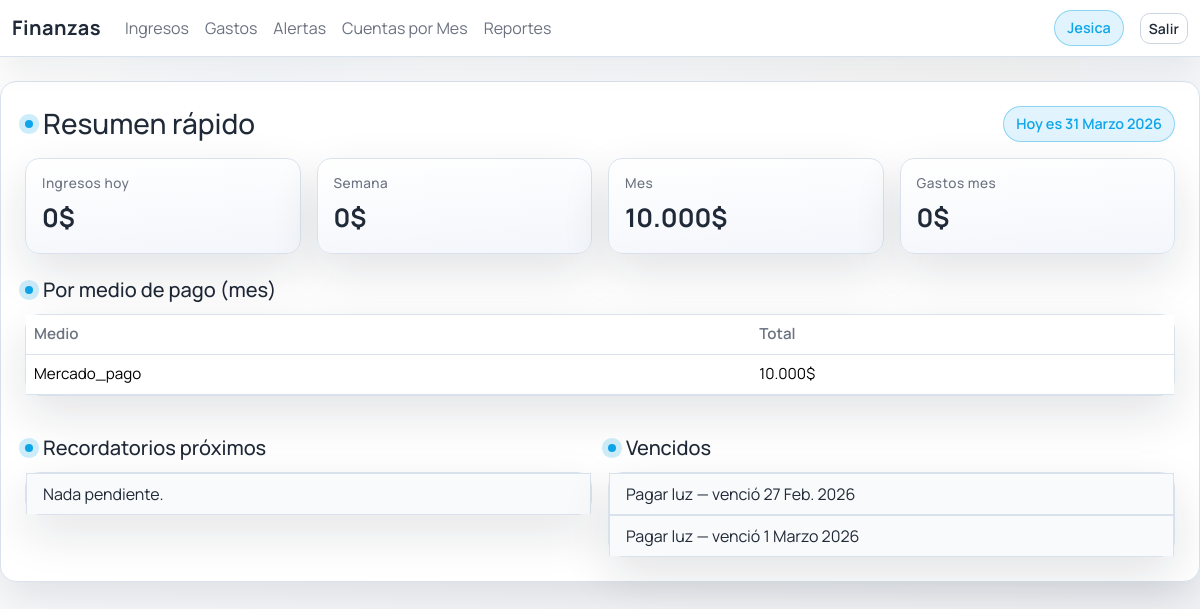
The app's page / (signed in) with its own data.
### core/models.py (models this page shows, shortened)
class ServiceReminder(models.Model):
	title = models.CharField(max_length=100)
	service_type = models.CharField(max_length=32, choices=ExpenseType.choices, default=ExpenseType.OTRO)
	due_date = models.DateField()
	amount = models.DecimalField(max_digits=12, decimal_places=2, default=Decimal("0"))
	phone_number = models.CharField(max_length=32, help_text="Número en formato internacional +54..." )
	notified_at = models.DateTimeField(blank=True, null=True)
	active = models.BooleanField(default=True)
	class Meta:
		ordering = ["due_date", "service_type"]

### core/views.py (the view)
# urls.py: path('', views.DashboardView.as_view(), name='dashboard'),
class DashboardView(LoginRequiredMixin, View):
    template_name = "dashboard.html"
    def get(self, request):
        today = timezone.localdate()
        send_due_soon_reminders()
        start_week = today - timedelta(days=today.weekday())
        start_month = today.replace(day=1)
        today_total = Income.objects.filter(date=today).aggregate(total=Sum("amount"))["total"] or 0
        week_total = Income.objects.filter(date__gte=start_week).aggregate(total=Sum("amount"))["total"] or 0
        month_total = Income.objects.filter(date__gte=start_month).aggregate(total=Sum("amount"))["total"] or 0
        expenses_month = Expense.objects.filter(date__gte=start_month).aggregate(total=Sum("amount"))["total"] or 0
        by_method = Income.objects.filter(date__gte=start_month).values("payment_method").annotate(total=Sum("amount"))
        pending_reminders = ServiceReminder.objects.filter(active=True, due_date__gte=today).order_by("due_date")[:5]
        due_soon_count = ServiceReminder.objects.filter(active=True, due_date__range=(today, today + timedelta(days=3))).count()
        overdue_reminders = ServiceReminder.objects.filter(active=True, due_date__lt=today)[:5]
        context = {
            "today_total": today_total,
            "week_total": week_total,
            "month_total": month_total,
            "expenses_month": expenses_month,
            "by_method": by_method,
            "pending_reminders": pending_reminders,
            "due_soon_count": due_soon_count,
            "overdue_reminders": overdue_reminders,
            "today": today,
            "is_receptionist": is_receptionist(request.user),
        }
        return render(request, self.template_name, context)

### core/services/reminders.py (called while the page is built)
def send_due_soon_reminders(reminders=None) -> int:
    today = timezone.localdate()
    window_end = today + timedelta(days=3)
    queryset = reminders if reminders is not None else ServiceReminder.objects.all()
    due_soon = queryset.filter(
        active=True,
        due_date__range=(today, window_end),
        notified_at__isnull=True,
    ).order_by("due_date")
    client = WhatsappClient()
    sent_count = 0
    for reminder in due_soon:
        if client.send_reminder(reminder):
            sent_count += 1
    return sent_count

### core/templatetags/money.py (called while the page is built)
@register.filter
def money(value):
    try:
        amount = Decimal(str(value or 0))
    except (InvalidOperation, TypeError, ValueError):
        return "0$"
    sign = "-" if amount < 0 else ""
    amount = abs(amount).quantize(Decimal("0.01"))
    integer_part = int(amount)
    decimal_part = int((amount - integer_part) * 100)
    integer_text = f"{integer_part:,}".replace(",", ".")
    if decimal_part:
        return f"{sign}{integer_text},{decimal_part:02d}$"
    return f"{sign}{integer_text}$"

### core/templatetags/roles.py (called while the page is built)
@register.filter
def es_admin(user):
    if not user or not user.is_authenticated:
        return False
    return user.is_staff or user.is_superuser or user.groups.filter(name__iexact="administrador").exists()

### core/views.py (called while the page is built)
def is_receptionist(user) -> bool:
    return user.groups.filter(name__iexact="recepcionista").exists() and not is_admin(user)

### templates/dashboard.html (shortened to what this page needs)
{% extends 'base.html' %}
{% load money %}
{% block content %}
{% if is_receptionist %}
<div class="d-flex align-items-center justify-content-between mb-3">
    <div class="section-title mb-0"><span class="dot"></span><h1 class="h3 mb-0">Accesos rápidos</h1></div>
    <span class="stat-pill">Hoy es {{ today }}</span>
</div>
<div class="card card-elevated fade-in">
    <div class="card-body d-flex flex-column flex-md-row align-items-start align-items-md-center justify-content-between gap-3">
        <div>
            <h5 class="mb-1">Registrar vale</h5>
            <p class="mb-0 text-muted">Carga un vale de egreso rápidamente.</p>
        </div>
        <div class="d-flex gap-2">
            <a class="btn btn-warning" href="/gastos/vale/">Registrar vale</a>
            <a class="btn btn-outline-light" href="/ingresos/nuevo/">Nuevo ingreso</a>
        </div>
    </div>
</div>
{% else %}
<div class="d-flex align-items-center justify-content-between mb-3">
    <div class="section-title mb-0"><span class="dot"></span><h1 class="h3 mb-0">Resumen rápido</h1></div>
    <div class="d-flex gap-2 align-items-center">
        <span class="stat-pill">Hoy es {{ today }}</span>
    </div>
</div>
<div class="row g-3">
    <div class="col-md-3">
        <div class="card card-elevated metric-card fade-in">
            <div class="card-body">
                <h6>Ingresos hoy</h6>
                <strong>{{ today_total|money }}</strong>
            </div>
        </div>
    </div>
    <div class="col-md-3">
        <div class="card card-elevated metric-card fade-in delay-1">
            <div class="card-body">
                <h6>Semana</h6>
                <strong>{{ week_total|money }}</strong>
            </div>
        </div>
    </div>
    <div class="col-md-3">
        <div class="card card-elevated metric-card fade-in delay-2">
            <div class="card-body">
                <h6>Mes</h6>
                <strong>{{ month_total|money }}</strong>
            </div>
        </div>
    </div>
    <div class="col-md-3">
        <div class="card card-elevated metric-card fade-in delay-3">
            <div class="card-body">
                <h6>Gastos mes</h6>
                <strong>{{ expenses_month|money }}</strong>
            </div>
        </div>
    </div>
</div>
<div class="mt-4">
    <div class="section-title"><span class="dot"></span><h3 class="h5 mb-0">Por medio de pago (mes)</h3></div>
    <div class="card card-elevated fade-in">
        <div class="card-body p-0 table-responsive">
            <table class="table table-modern table-mobile mb-0">
                <thead><tr><th>Medio</th><th>Total</th></tr></thead>
                <tbody>
                {% for item in by_method %}
                    <tr><td data-label="Medio">{{ item.payment_method|capfirst }}</td><td data-label="Total">{{ item.total|money }}</td></tr>
                {% empty %}
                    <tr><td colspan="2">Sin datos aún.</td></tr>
                {% endfor %}
                </tbody>
            </table>
        </div>
    </div>
</div>
<div class="row mt-4 g-3">
    <div class="col-md-6">
        <div class="section-title"><span class="dot"></span><h4 class="h5 mb-0">Recordatorios próximos</h4></div>
        <div class="card card-elevated fade-in">
            <div class="card-body p-0">
                <ul class="list-group list-group-modern list-group-flush">
                    {% for r in pending_reminders %}
                        <li class="list-group-item d-flex justify-content-between align-items-center">
                            <span>{{ r.title }} — vence {{ r.due_date }}</span>
                            {% if r.is_due_soon %}
                                <span class="badge bg-danger">Vence pronto</span>
                            {% else %}
                                <span class="badge bg-success">{{ r.amount|money }}</span>
                            {% endif %}
                        </li>
                    {% empty %}
                        <li class="list-group-item">Nada pendiente.</li>
                    {% endfor %}
                </ul>
            </div>
        </div>
    </div>
    <div class="col-md-6">
        <div class="section-title"><span class="dot"></span><h4 class="h5 mb-0">Vencidos</h4></div>
        <div class="card card-elevated fade-in">
            <div class="card-body p-0">
                <ul class="list-group list-group-modern list-group-flush">
                    {% for r in overdue_reminders %}
                        <li class="list-group-item list-group-item-warning">{{ r.title }} — venció {{ r.due_date }}</li>
                    {% empty %}
                        <li class="list-group-item">Sin vencidos.</li>
                    {% endfor %}
                </ul>
            </div>
        </div>
    </div>
</div>
{% endif %}
{% endblock %}

### templates/base.html (shortened to what this page needs)
{% load static %}
{% load roles %}
<!doctype html>
<html lang="es">
<head>
    <link href="https://cdn.jsdelivr.net/npm/bootstrap@5.3.3/dist/css/bootstrap.min.css" rel="stylesheet">
    <link href="{% static 'css/app.css' %}" rel="stylesheet">
</head>
<body class="app-body">
<nav class="navbar navbar-expand-lg navbar-light glass-nav mb-4">
    <div class="container-fluid">
        {% if request.user.is_authenticated %}
        <a class="navbar-brand" href="/">Finanzas</a>
        {% else %}
        <a class="navbar-brand" href="/">ZEIT</a>
        {% endif %}
        <div class="collapse navbar-collapse" id="navbarNav">
            <ul class="navbar-nav me-auto">
                {% if request.user.is_authenticated %}
                    <li class="nav-item"><a class="nav-link" href="/ingresos/">Ingresos</a></li>
                    {% if request.user|es_admin %}
                        <li class="nav-item"><a class="nav-link" href="/gastos/">Gastos</a></li>
                        <li class="nav-item"><a class="nav-link" href="/alertas/">Alertas</a></li>
                        <li class="nav-item"><a class="nav-link" href="/cuentas-mes/">Cuentas por Mes</a></li>
                        <li class="nav-item"><a class="nav-link" href="/reportes/">Reportes</a></li>
                    {% elif request.user|es_recepcionista %}
                        <li class="nav-item"><a class="nav-link" href="/gastos/vale/">Egreso</a></li>
                    {% endif %}
                {% endif %}
            </ul>
            {% if request.user.is_authenticated %}
            <span class="navbar-text me-3 stat-pill">{{ request.user.first_name|default:request.user.username }}</span>
            <a class="btn btn-outline-light btn-sm" href="/accounts/logout/">Salir</a>
            {% endif %}
        </div>
    </div>
</nav>
<div class="container-fluid content-shell fade-in px-3 px-md-4">
    {% block content %}{% endblock %}
</div>
</body>
</html>

### static/css/app.css (style rules this page uses)
:root { --bg: #f6f7fb; --bg-muted: #eef1f6; --surface: #ffffff; --surface-strong: #f3f6fb; --accent: #0ea5e9; --accent-2: #f59e0b; --text: #1f2937; --text-muted: #6b7280; --border: #d9e2ec; --shadow: 0 18px 48px rgba(15, 23, 42, 0.12); }
* { box-sizing: border-box; }
body.app-body { font-family: 'Manrope', 'Segoe UI', sans-serif; background: linear-gradient(135deg, rgba(255, 255, 255, 0.78), rgba(238, 241, 246, 0.82)), url('../img/remiseria-logo.png'), radial-gradient(circle at 20% 20%, rgba(14, 165, 233, 0.12), transparent 28%), radial-gradient(circle at 80% 0%, rgba(245, 158, 11, 0.1), transparent 32%); background-repeat: no-repeat, no-repeat, no-repeat, no-repeat; background-size: cover, 520px, 50%, 50%; background-position: center center, center 18%, 20% 15%, 80% 5%; color: var(--text); min-height: 100vh; padding-bottom: 32px; }
.navbar.glass-nav { position: sticky; top: 0; z-index: 1030; background: rgba(255, 255, 255, 0.95); backdrop-filter: blur(10px); border-bottom: 1px solid var(--border); box-shadow: 0 10px 30px rgba(15, 23, 42, 0.08); }
.navbar-brand { font-weight: 700; letter-spacing: 0.5px; color: var(--text); }
.nav-link { color: var(--text-muted); transition: color 0.2s ease, transform 0.2s ease; }
.content-shell { background: var(--surface); border: 1px solid var(--border); border-radius: 16px; box-shadow: var(--shadow); padding: 24px; max-width: 1200px; margin: 0 auto 24px; }
.card-elevated { background: linear-gradient(175deg, var(--surface), var(--surface-strong)); border: 1px solid var(--border); color: var(--text); border-radius: 14px; box-shadow: var(--shadow); }
.metric-card h6 { color: var(--text-muted); letter-spacing: 0.5px; font-size: 0.85rem; }
.metric-card strong { font-size: 1.6rem; color: var(--text); }
.section-title { display: flex; align-items: center; gap: 10px; color: var(--text); margin-bottom: 12px; }
.section-title .dot { width: 8px; height: 8px; border-radius: 50%; background: var(--accent); box-shadow: 0 0 0 6px rgba(14, 165, 233, 0.2); }
.table-modern { color: var(--text); }
.table-modern th { color: var(--text-muted); font-weight: 600; border-bottom: 1px solid var(--border); }
.table-modern td { border-color: var(--border); }
table.table-modern { font-size: 0.95rem; }
.list-group-modern .list-group-item { background: #f9fafb; border: 1px solid var(--border); color: var(--text); }
.btn { border-radius: 10px; font-weight: 600; letter-spacing: 0.1px; }
.btn-outline-light { color: #1f2937; border-color: #cbd5e1; background-color: #ffffff; }
.fade-in { opacity: 0; transform: translateY(12px); animation: fadeInUp 0.7s ease forwards; }
.fade-in.delay-1 { animation-delay: 0.1s; }
.fade-in.delay-2 { animation-delay: 0.2s; }
.fade-in.delay-3 { animation-delay: 0.3s; }
.stat-pill { display: inline-flex; align-items: center; gap: 8px; padding: 6px 12px; background: rgba(14, 165, 233, 0.12); color: var(--accent); border-radius: 999px; border: 1px solid rgba(14, 165, 233, 0.4); font-weight: 600; font-size: 0.9rem; }

### records on screen
ServiceReminder: title "Pagar luz", due_date "27 Feb. 2026"
ServiceReminder: title "Pagar luz", due_date "1 Marzo 2026"

### other values on screen
{{ request.user.first_name|default:request.user.username }} "Jesica"
{{ today }} "31 Marzo 2026"
{{ today_total|money }} "0$"
{{ week_total|money }} "0$"
{{ month_total|money }} "10.000$"
{{ expenses_month|money }} "0$"
{{ item.payment_method|capfirst }} "Mercado_pago"
{{ item.total|money }} "10.000$"
